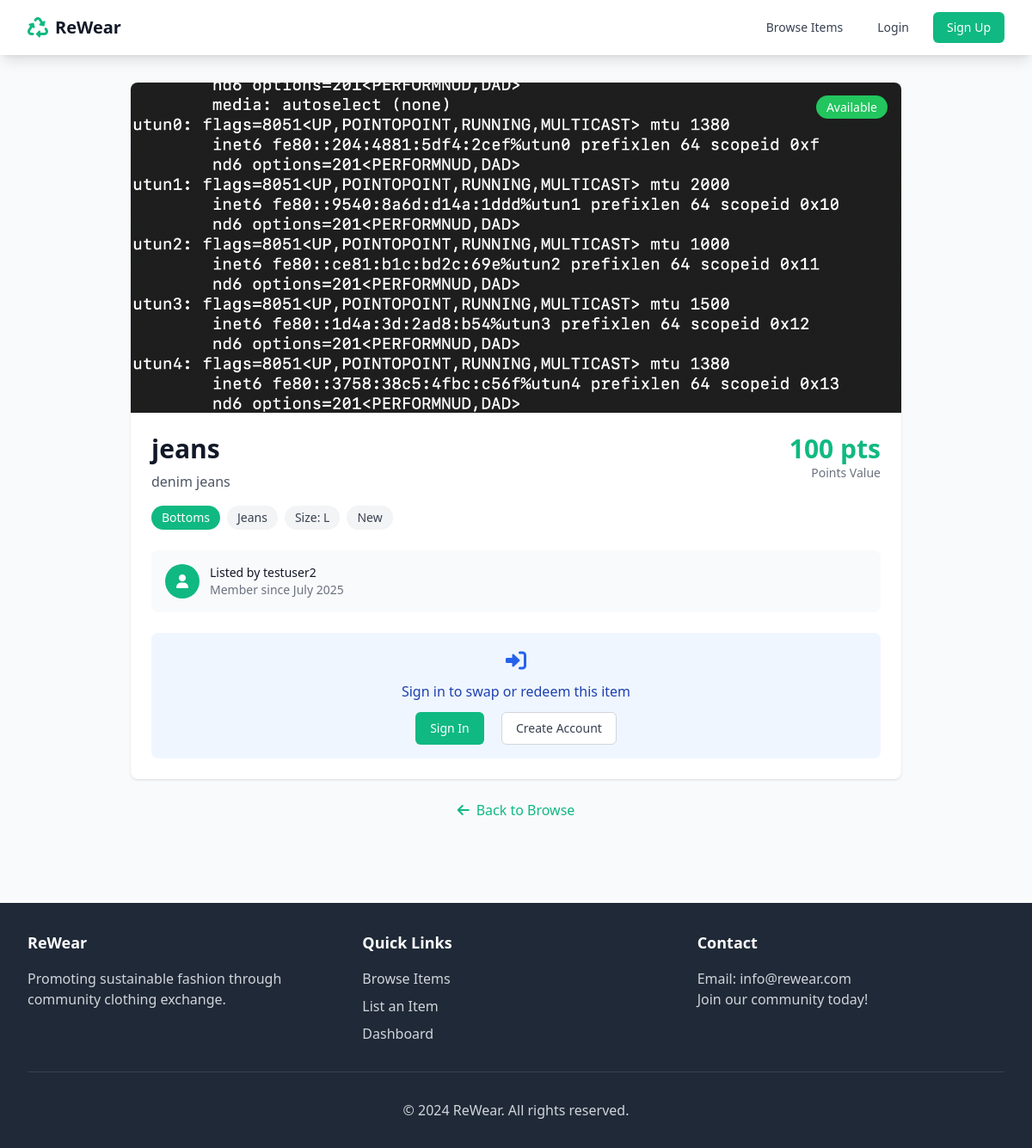
The app's page /item/2 with its own data.
### app.py (models this page shows)
class Item(db.Model):
    id = db.Column(db.Integer, primary_key=True)
    title = db.Column(db.String(200), nullable=False)
    description = db.Column(db.Text, nullable=False)
    category = db.Column(db.String(50), nullable=False)
    item_type = db.Column(db.String(50), nullable=False)
    size = db.Column(db.String(20), nullable=False)
    condition = db.Column(db.String(50), nullable=False)
    tags = db.Column(db.String(200))
    images = db.Column(db.Text)  # JSON string of image paths
    points_value = db.Column(db.Integer, default=50)
    is_available = db.Column(db.Boolean, default=True)
    is_approved = db.Column(db.Boolean, default=False)
    user_id = db.Column(db.Integer, db.ForeignKey('user.id'), nullable=False)
    created_at = db.Column(db.DateTime, default=datetime.utcnow)

class User(UserMixin, db.Model):
    id = db.Column(db.Integer, primary_key=True)
    email = db.Column(db.String(120), unique=True, nullable=False)
    password_hash = db.Column(db.String(255), nullable=False)
    name = db.Column(db.String(100), nullable=False)
    points = db.Column(db.Integer, default=100)
    is_admin = db.Column(db.Boolean, default=False)
    created_at = db.Column(db.DateTime, default=datetime.utcnow)
    items = db.relationship('Item', backref='owner', lazy=True)
    swap_requests_sent = db.relationship('SwapRequest', foreign_keys='SwapRequest.requester_id', backref='requester', lazy=True)
    swap_requests_received = db.relationship('SwapRequest', foreign_keys='SwapRequest.item_owner_id', backref='item_owner', lazy=True)

### app.py (the view)
@app.route('/item/<int:item_id>')
def item_detail(item_id):
    item = Item.query.get_or_404(item_id)
    return render_template('item_detail.html', item=item)

### app.py (called while the page is built)
@app.template_filter('from_json')
def from_json_filter(value):
    if value:
        try:
            return json.loads(value)
        except:
            return []
    return []

### templates/item_detail.html (shortened to what this page needs)
{% extends "base.html" %}
{% block content %}
<div class="max-w-4xl mx-auto">
    <div class="bg-white shadow rounded-lg overflow-hidden">
        <div class="relative">
            {% if item.images %}
                {% set images = item.images|from_json %}
                {% if images %}
                    <div class="relative h-96">
                        <img src="{{ url_for('static', filename=images[0]) }}" alt="{{ item.title }}"
                             class="w-full h-full object-cover" id="main-image">
                    </div>
                {% else %}
                    <div class="h-96 bg-gray-200 flex items-center justify-center">
                        <i class="fas fa-tshirt text-6xl text-gray-400"></i>
                    </div>
                {% endif %}
            {% else %}
                <div class="h-96 bg-gray-200 flex items-center justify-center">
                    <i class="fas fa-tshirt text-6xl text-gray-400"></i>
                </div>
            {% endif %}
            <div class="absolute top-4 right-4">
                {% if item.is_available %}
                    <span class="bg-green-500 text-white px-3 py-1 rounded-full text-sm font-medium">Available</span>
                {% else %}
                    <span class="bg-red-500 text-white px-3 py-1 rounded-full text-sm font-medium">Not Available</span>
                {% endif %}
            </div>
        </div>
        <div class="p-6">
            <div class="flex justify-between items-start mb-4">
                <div>
                    <h1 class="text-3xl font-bold text-gray-900 mb-2">{{ item.title }}</h1>
                    <p class="text-gray-600">{{ item.description }}</p>
                </div>
                <div class="text-right">
                    <div class="text-3xl font-bold text-primary">{{ item.points_value }} pts</div>
                    <div class="text-sm text-gray-500">Points Value</div>
                </div>
            </div>
            <div class="flex flex-wrap gap-2 mb-6">
                <span class="bg-primary text-white px-3 py-1 rounded-full text-sm">{{ item.category }}</span>
                <span class="bg-gray-100 text-gray-700 px-3 py-1 rounded-full text-sm">{{ item.item_type }}</span>
                <span class="bg-gray-100 text-gray-700 px-3 py-1 rounded-full text-sm">Size: {{ item.size }}</span>
                <span class="bg-gray-100 text-gray-700 px-3 py-1 rounded-full text-sm">{{ item.condition }}</span>
            </div>
            <div class="bg-gray-50 rounded-lg p-4 mb-6">
                <div class="flex items-center">
                    <div class="h-10 w-10 bg-primary rounded-full flex items-center justify-center">
                        <i class="fas fa-user text-white"></i>
                    </div>
                    <div class="ml-3">
                        <h3 class="text-sm font-medium text-gray-900">Listed by {{ item.owner.name }}</h3>
                        <p class="text-sm text-gray-500">Member since {{ item.owner.created_at.strftime('%B %Y') }}</p>
                    </div>
                </div>
            </div>
            {% if current_user.is_authenticated and item.is_available %}
                {% if current_user.id != item.user_id %}
                    <div class="grid grid-cols-1 md:grid-cols-2 gap-4">
                        <div class="bg-blue-50 rounded-lg p-4">
                            <h3 class="text-lg font-medium text-gray-900 mb-3">Request Swap</h3>
                            <form method="POST" action="{{ url_for('swap_request') }}">
                                <input type="hidden" name="item_id" value="{{ item.id }}">
                                <div class="mb-3">
                                    <label for="message" class="block text-sm font-medium text-gray-700 mb-1">Message (Optional)</label>
                                    <textarea id="message" name="message" rows="3"
                                              class="w-full px-3 py-2 border border-gray-300 rounded-md focus:outline-none focus:ring-primary focus:border-primary"
                                              placeholder="Tell the owner why you'd like to swap..."></textarea>
                                </div>
                                <button type="submit"
                                        class="w-full bg-blue-500 hover:bg-blue-600 text-white py-2 px-4 rounded-md transition-colors duration-200">
                                    <i class="fas fa-exchange-alt mr-2"></i>Request Swap
                                </button>
                            </form>
                        </div>
                        <div class="bg-green-50 rounded-lg p-4">
                            <h3 class="text-lg font-medium text-gray-900 mb-3">Redeem with Points</h3>
                            <div class="mb-3">
                                <p class="text-sm text-gray-600 mb-2">Your points: <span class="font-medium">{{ current_user.points }}</span></p>
                                <p class="text-sm text-gray-600">Required points: <span class="font-medium">{{ item.points_value }}</span></p>
                            </div>
                            {% if current_user.points >= item.points_value %}
                                <form method="POST" action="{{ url_for('redeem_points') }}">
                                    <input type="hidden" name="item_id" value="{{ item.id }}">
                                    <button type="submit"
                                            class="w-full bg-green-500 hover:bg-green-600 text-white py-2 px-4 rounded-md transition-colors duration-200">
                                        <i class="fas fa-coins mr-2"></i>Redeem Now
                                    </button>
                                </form>
                            {% else %}
                                <button disabled
                                        class="w-full bg-gray-300 text-gray-500 py-2 px-4 rounded-md cursor-not-allowed">
                                    <i class="fas fa-lock mr-2"></i>Insufficient Points
                                </button>
                            {% endif %}
                        </div>
                    </div>
                {% else %}
                    <div class="bg-yellow-50 rounded-lg p-4 text-center">
                        <i class="fas fa-info-circle text-yellow-600 text-2xl mb-2"></i>
                        <p class="text-yellow-800">This is your own item. You cannot swap or redeem it.</p>
                    </div>
                {% endif %}
            {% elif not current_user.is_authenticated %}
                <div class="bg-blue-50 rounded-lg p-4 text-center">
                    <i class="fas fa-sign-in-alt text-blue-600 text-2xl mb-2"></i>
                    <p class="text-blue-800 mb-3">Sign in to swap or redeem this item</p>
                    <div class="space-x-4">
                        <a href="{{ url_for('login') }}"
                           class="inline-flex items-center px-4 py-2 border border-transparent text-sm font-medium rounded-md text-white bg-primary hover:bg-secondary transition-colors duration-200">
                            Sign In
                        </a>
                        <a href="{{ url_for('register') }}"
                           class="inline-flex items-center px-4 py-2 border border-gray-300 text-sm font-medium rounded-md text-gray-700 bg-white hover:bg-gray-50 transition-colors duration-200">
                            Create Account
                        </a>
                    </div>
                </div>
            {% else %}
                <div class="bg-red-50 rounded-lg p-4 text-center">
                    <i class="fas fa-times-circle text-red-600 text-2xl mb-2"></i>
                    <p class="text-red-800">This item is no longer available for swapping or redemption.</p>
                </div>
            {% endif %}
        </div>
    </div>
    <div class="mt-6 text-center">
        <a href="{{ url_for('browse') }}"
           class="inline-flex items-center text-primary hover:text-secondary transition-colors duration-200">
            <i class="fas fa-arrow-left mr-2"></i>
            Back to Browse
        </a>
    </div>
</div>
{% endblock %}

### records on screen
Item: title "jeans", description "denim jeans", points_value "100", category "Bottoms", item_type "Jeans", size "L", condition "New"
User: owner.name "testuser2", owner.created_at "July 2025"
